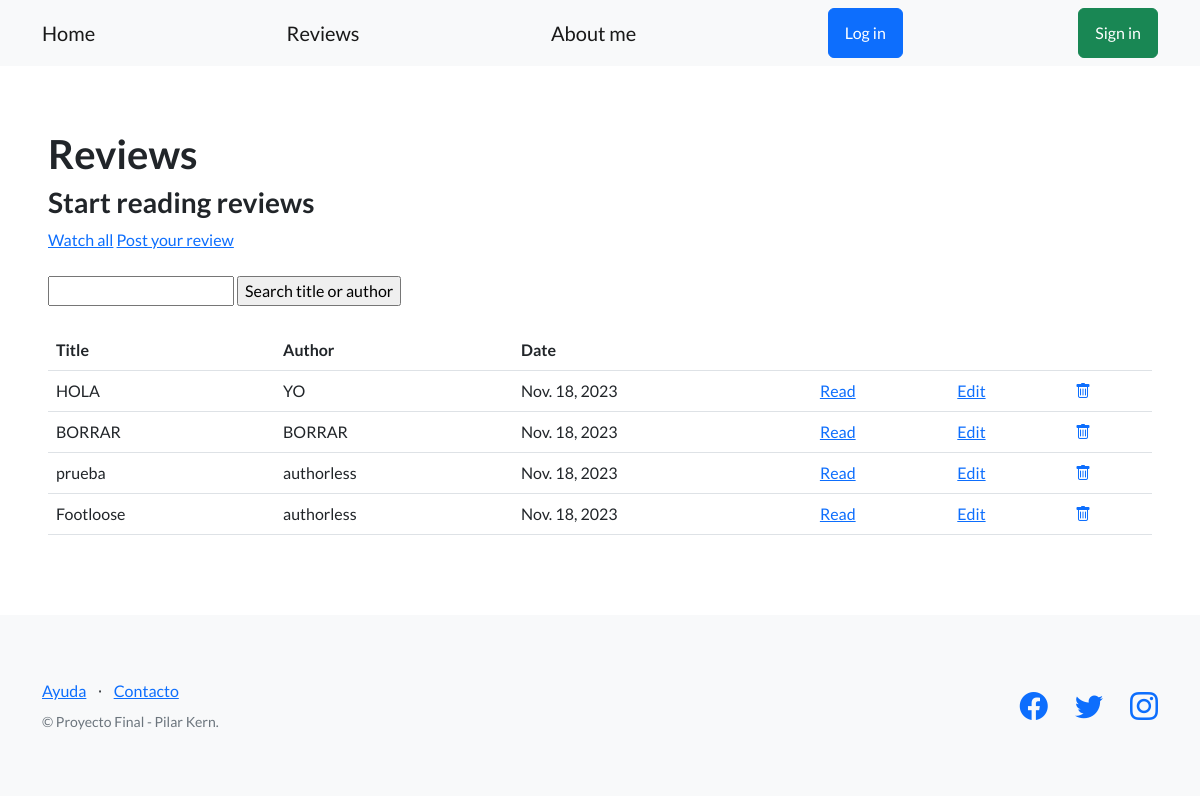
The app's page /blog/articles/, older data.
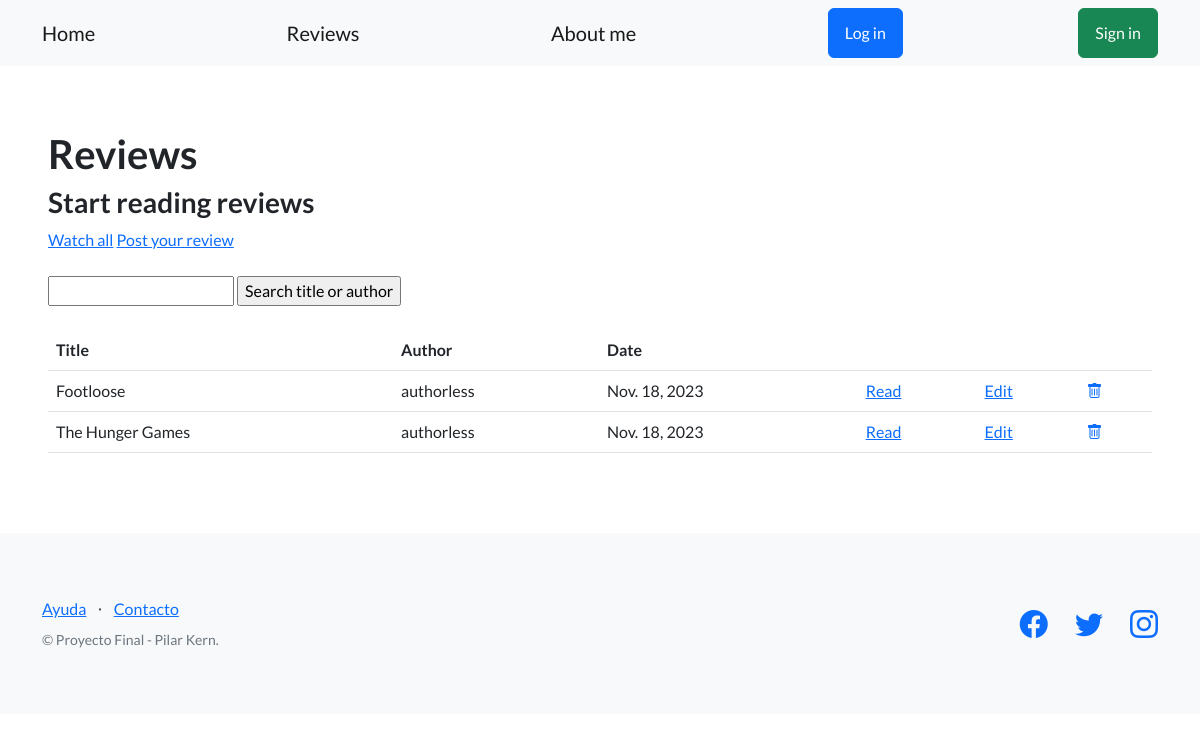
The same page, newer data.
### blog/models.py (models this page shows, shortened)
class Article(models.Model):
    title = models.CharField(max_length=64)
    subtitle = models.CharField(max_length=256, blank=True)
    body = models.TextField(blank=True)
    author = models.CharField(max_length=256, blank=True)
    date = models.DateField(blank=True)

### blog/views.py (the view)
# urls.py: path('articles/', ArticleListView.as_view(), name='articles_list'),
class ArticleListView(ListView):
     model = Article
     template_name = 'blog/articles_list.html'

### blog/templates/blog/articles_list.html (shortened to what this page needs)
{% extends 'base.html' %}
{% block contenido %}
<h1>Reviews</h1>
    <h3>Start reading reviews</h3>
    <a href="{% url 'articles_list' %}">Watch all</a>
    <a href="{% url 'new_article' %}">Post your review</a>
    <br><br>
    <form action="{% url 'search_articles' %}" method="post">
        <input type="text" name="search">
        <input type="submit" value="Search title or author">
      </form>
      <br>
    <table class='table'>
        <tbody>
            <tr>
                <th>Title</th>
                <th>Author</th>
                <th>Date</th>
                <th></th>
                <th></th>
                <th></th>
            </tr>
            {% for article in object_list %}
            <tr>
                <td>{{ article.title }}</td>
                {% if article.author == '' %}
                <td>authorless</td>
                {% else %}
                <td>{{ article.author }}</td>
                {% endif %}
                <td>{{ article.date }}</td>
                <td>
                    <a href="{% url 'read_article' article.id %}">Read</a>
                </td>
                <td>
                    <a href="{% url 'edit_article' article.id %}">Edit</a>
                  </td>
                  <td>
                    <a href="{% url 'delete_article' article.id %}">
                      <i class="bi bi-trash"></i>
                    </a>
            </tr>
            {% endfor %}
        </tbody>
    </table>
{% endblock contenido %}

### templates_base/base.html (shortened to what this page needs)
{% load static %}
<!DOCTYPE html>
<html lang="en">
    <head>
        <link href="https://cdn.jsdelivr.net/npm/bootstrap-icons@1.5.0/font/bootstrap-icons.css" rel="stylesheet" type="text/css" />
        <link href="{% static 'css/styles.css' %}" rel="stylesheet" />
    </head>
    <body>
        <nav class="navbar navbar-light bg-light static-top">
            <div class="container">
                <a class="navbar-brand" href="{% url 'home' %}">Home</a>
                <a class="navbar-brand" href="{% url 'articles_list' %}">Reviews</a>
                <a class="navbar-brand" href="{% url 'about' %}" >About me</a>
                {% if user.is_authenticated %}
                <a class="btn btn-warning" href="{% url 'logout' %}">Log out</a>
                {% else %}
                <a class="btn btn-primary" href="{% url 'login' %}">Log in</a>
                <a class="btn btn-success" href="{% url 'sign_in' %}">Sign in</a>
                {% endif %}
            </div>
        </nav>
        <section style="padding:4rem 3rem;">
            {% block contenido %}
            {% endblock contenido %}
        </section>
        <footer class="footer bg-light">
            <div class="container">
                <div class="row">
                    <div class="col-lg-6 h-100 text-center text-lg-start my-auto">
                        <ul class="list-inline mb-2">
                            <li class="list-inline-item"><a href="#!">Ayuda</a></li>
                            <li class="list-inline-item">⋅</li>
                            <li class="list-inline-item"><a href="#!">Contacto</a></li>
                        </ul>
                        <p class="text-muted small mb-4 mb-lg-0">&copy; Proyecto Final - Pilar Kern.</p>
                    </div>
                    <div class="col-lg-6 h-100 text-center text-lg-end my-auto">
                        <ul class="list-inline mb-0">
                            <li class="list-inline-item me-4">
                                <a href="https://www.facebook.com/NetflixArg"><i class="bi-facebook fs-3"></i></a>
                            </li>
                            <li class="list-inline-item me-4">
                                <a href="https://twitter.com/netflix"><i class="bi-twitter fs-3"></i></a>
                            </li>
                            <li class="list-inline-item">
                                <a href="https://www.instagram.com/netflix"><i class="bi-instagram fs-3"></i></a>
                            </li>
                        </ul>
                    </div>
                </div>
            </div>
        </footer>
    </body>
</html>

Row changes from the older to the newer data that the page shows:
removed Article: title "HOLA", author "YO", date "Nov. 18, 2023"
removed Article: title "BORRAR", author "BORRAR", date "Nov. 18, 2023"
removed Article: title "prueba", author "authorless", date "Nov. 18, 2023"
added Article: title "The Hunger Games", author "authorless", date "Nov. 18, 2023"
